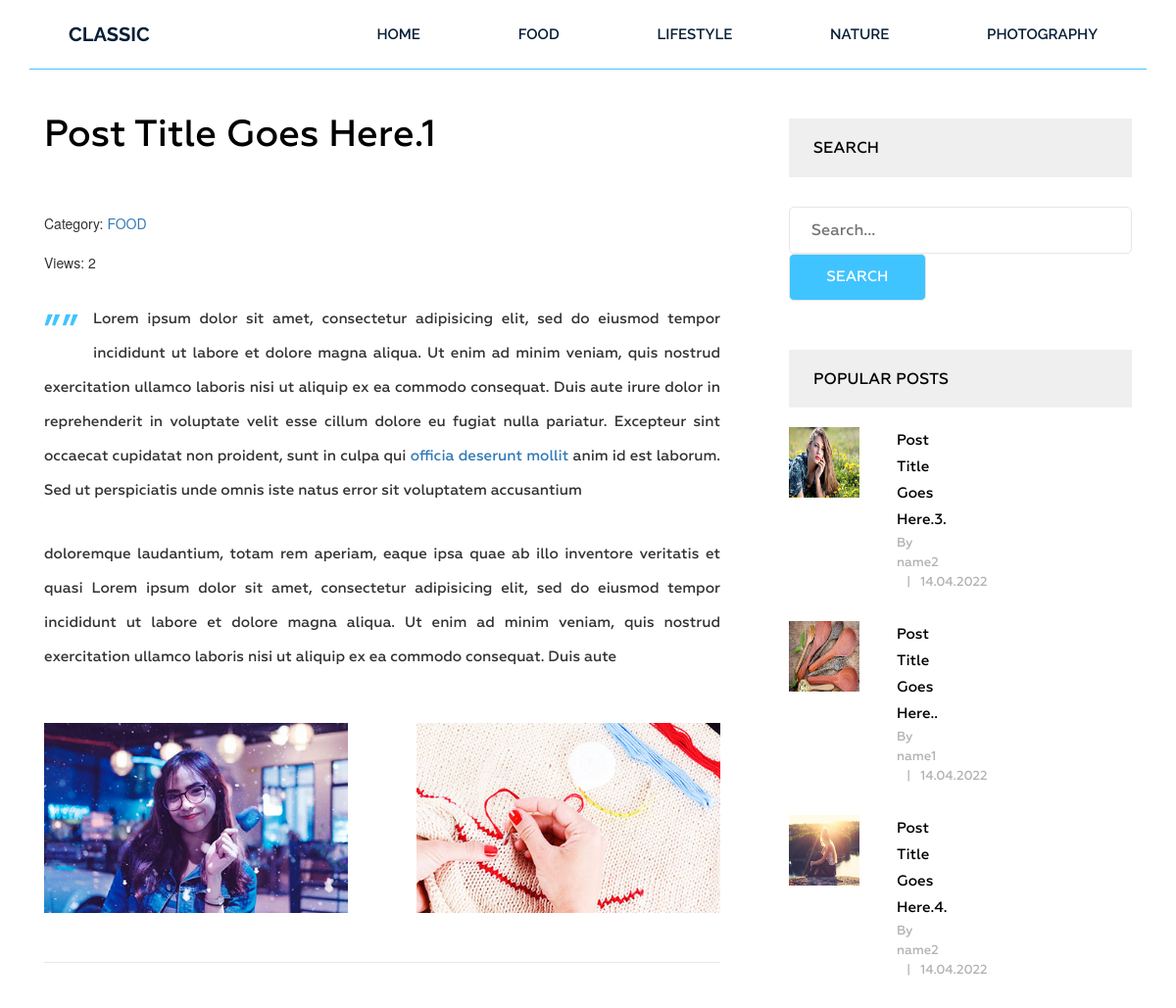
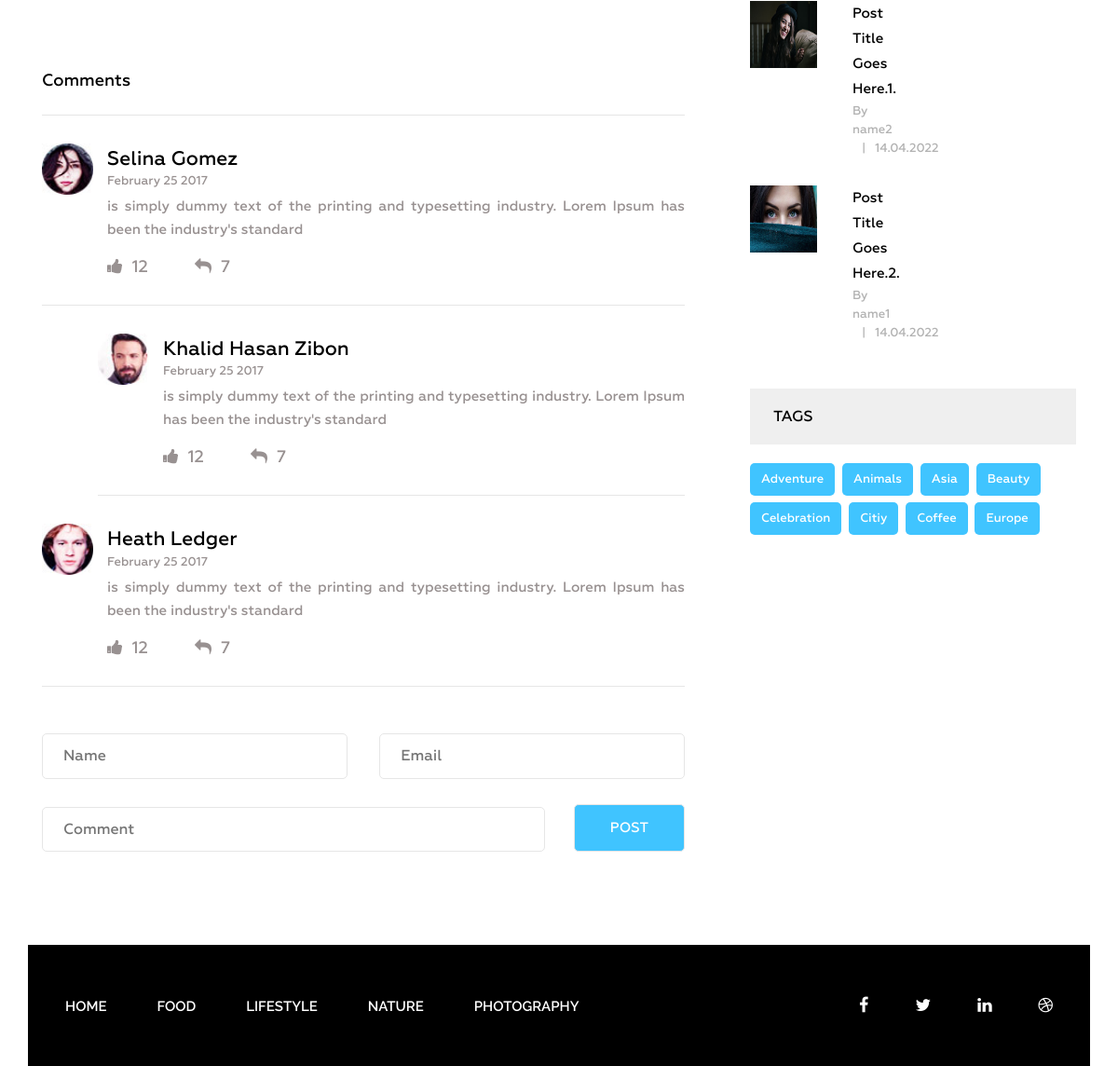
The page /post/post-title-goes-here1/ on the database its author committed (2 pictures, top to bottom).
### news/models.py (models this page shows, shortened)
class Category(models.Model):
    title = models.CharField(max_length=255)
    slug = models.SlugField(max_length=255, verbose_name='Url', unique=True)
    def __str__(self):
        return self.title
    def get_absolute_url(self):
        return reverse('category', kwargs={'slug': self.slug})
    class Meta:
        ordering = ['title']

class News(models.Model):
    title = models.CharField(max_length=255)
    slug = models.SlugField(max_length=255, verbose_name='Url', unique=True)
    author = models.CharField(max_length=150)
    content = models.TextField(blank=True)
    create_at = models.DateTimeField(auto_now_add=True)
    image = models.ImageField(upload_to='photo/%Y/%m/%d/')
    is_published = models.BooleanField(default=True)
    views = models.IntegerField(default=0, verbose_name='Количество просмотров')
    category = models.ForeignKey(Category, on_delete=models.PROTECT, related_name='posts')
    tags = models.ManyToManyField(Tag, blank=True, related_name='posts')
    def get_absolute_url(self):
        return reverse('post', kwargs={'slug': self.slug})
    class Meta:
        ordering = ['-create_at']

class Tag(models.Model):
    title = models.CharField(max_length=50)
    slug = models.SlugField(max_length=50, verbose_name='Url', unique=True)
    def get_absolute_url(self):
        return reverse('tags', kwargs={'slug': self.slug})
    class Meta:
        ordering = ['title']

### news/views.py (the view)
# urls.py: path('post/<str:slug>/', GetPost.as_view(), name='post'),
class GetPost(DetailView):
    model = News
    template_name = 'blog/single.html'
    context_object_name = 'post'
    def get_context_data(self, *, object_list=None, **kwargs):
        context = super().get_context_data(**kwargs)
        self.object.views = F('views') + 1
        self.object.save()
        self.object.refresh_from_db()
        return context

### news/templatetags/menu.py (called while the page is built)
@register.inclusion_tag('blog/menu_tp1.html')
def show_menu(menu_class='menu'):
    categories = Category.objects.all()
    return {'categories': categories, 'menu_class': menu_class}

### news/templatetags/sidebar.py (called while the page is built)
@register.inclusion_tag('blog/popular_posts.html')
def get_popular(cnt=3):
    posts = News.objects.order_by('-views')[:cnt]
    return {'posts': posts}

@register.inclusion_tag('blog/tags.html')
def get_tags():
    tags = Tag.objects.all()
    return {'tags': tags}

### templates/blog/single.html (shortened to what this page needs)
{% extends 'base.html' %}
{% load sidebar %}
{% block content %}
<section class="single-blog-area">
    <div class="container">
        <div class="row">
            <div class="col-md-12">
                <div class="border-top">
                    <div class="col-md-8">
                        <div class="blog-area">
                            <div class="blog-area-part">
                                <h2>{{post.title}}</h2>
                                <div class="single-content">
                                    <span>Category: <a href="{{post.category.get_absolute_url }}">{{post.category}}</a> </span>
                                    <br>
                                    <br>
                                    <span>Views: {{post.views}}</span>
                                </div>
                                <div class="for-style">
                                    <p><span class="drop_caps">{{post.content|safe}}</span></p>
                                </div>
                                <div class="row">
                                    <div class="col-md-6">
                                        <div class="image-one">
                                            <img src="img/blog-image1.jpg" alt="">
                                        </div>
                                    </div>
                                    <div class="col-md-6">
                                        <div class="image-two">
                                            <img src="img/blog-image2.jpg" alt="">
                                        </div>
                                    </div>
                                </div>
                            </div>
                            <div class="ads-area">
                                <p>Your Ad Banner Goes Here</p>
                            </div>
                            <div class="commententries">
                                <h3>Comments</h3>
                                <ul class="commentlist">
                                    <li>
                                        <article class="comment">
                                            <header class="comment-author">
                                                <img src="img/author-1.jpg" alt="">
                                            </header>
                                            <section class="comment-details">
                                                <div class="author-name">
                                                    <h5><a href="#">Selina Gomez</a></h5>
                                                    <p>February 25 2017</p>
                                                </div>
                                                <div class="comment-body">
                                                    <p>is simply dummy text of the printing and typesetting industry.
                                                        Lorem Ipsum has been the industry's standard </p>
                                                </div>
                                                <div class="reply">
                                                    <p><span><a href="#"><i class="fa fa-thumbs-up"
                                                                            aria-hidden="true"></i></a>12</span><span><a
                                                            href="#"><i class="fa fa-reply" aria-hidden="true"></i></a>7</span>
                                                    </p>
                                                </div>
                                            </section>
                                        </article>
                                        <ul class="children">
                                            <li>
                                                <article class="comment">
                                                    <header class="comment-author">
                                                        <img src="img/author-2.jpg" alt="">
                                                    </header>
                                                    <section class="comment-details">
                                                        <div class="author-name">
                                                            <h5><a href="#">Khalid Hasan Zibon</a></h5>
                                                            <p>February 25 2017</p>
                                                        </div>
                                                        <div class="comment-body">
                                                            <p>is simply dummy text of the printing and typesetting
                                                                industry. Lorem Ipsum has been the industry's
                                                                standard </p>
                                                        </div>
                                                        <div class="reply">
                                                            <p><span><a href="#"><i class="fa fa-thumbs-up"
                                                                                    aria-hidden="true"></i></a>12</span><span><a
                                                                    href="#"><i class="fa fa-reply"
                                                                                aria-hidden="true"></i></a>7</span></p>
                                                        </div>
                                                    </section>
                                                </article>
                                            </li>
                                        </ul>
                                    </li>
                                    <li>
                                        <article class="comment">
                                            <header class="comment-author">
                                                <img src="img/author-3.jpg" alt="">
                                            </header>
                                            <section class="comment-details">
                                                <div class="author-name">
                                                    <h5><a href="#">Heath Ledger</a></h5>
                                                    <p>February 25 2017</p>
                                                </div>
                                                <div class="comment-body">
                                                    <p>is simply dummy text of the printing and typesetting industry.
                                                        Lorem Ipsum has been the industry's standard </p>
                                                </div>
                                                <div class="reply">
                                                    <p><span><a href="#"><i class="fa fa-thumbs-up"
                                                                            aria-hidden="true"></i></a>12</span><span><a
                                                            href="#"><i class="fa fa-reply" aria-hidden="true"></i></a>7</span>
                                                    </p>
                                                </div>
                                            </section>
                                        </article>
                                    </li>
                                </ul>
                            </div>
                            <form action="#" method="get">
                                <div class="name">
                                    <input type="text" name="" id="" placeholder="Name" class="name">
                                </div>
                                <div class="email">
                                    <input type="email" name="" id="" placeholder="Email" class="email">
                                </div>
                                <div class="comment">
                                    <input type="text" name="" id="" placeholder="Comment" class="comment">
                                </div>
                                <div class="post">
                                    <input type="submit" value="Post">
                                </div>
                            </form>
                        </div>
                    </div>
                    <div class="col-md-4">
                           <div class="newsletter">
                            <h2 class="sidebar-title">Search</h2>
                            <form action="{% url 'search' %}" method="get">
                                <input type="text" name="s"  placeholder="Search...">
                                <input type="submit" value="Search">
                            </form>
                        </div>
                        {% get_popular 5 %}
                        {% get_tags %}
                    </div>
                </div>
            </div>
        </div>
    </div>
</section>
{% endblock content %}

### templates/base.html (shortened to what this page needs)
<!DOCTYPE html>
{% load static %}
{% load cache %}
<html lang="en">
<head>
    <link rel="stylesheet" href="{% static 'css/bootstrap.css' %}">
    <link rel="stylesheet" href="{% static 'css/font-awesome.min.css' %}">
    <link rel="stylesheet" href="{% static 'css/owl.carousel.min.css' %}">
    <link rel="stylesheet" href="{% static 'css/owl.theme.default.min.css' %}">
    <link rel="stylesheet" href="{% static 'style.css' %}">
    <link rel="stylesheet" href="{% static 'responsive.css' %}">
</head>
<body>
<div class="wrapper">
    {% cache 20 header %}
    {% include 'include/header.html' %}
    {% endcache %}
    {% block content %}
    {% endblock content %}
    {% cache 20 footer %}
    {% include 'include/footer.html' %}
    {% endcache %}
</div>
</body>
</html>

### templates/include/header.html
{% load menu %}
<header class="header">
    <div class="container">
        <div class="row">
            <div class="col-md-2">
                <div class="logo">
                    <h2><a href="{%url 'home' %}">Classic</a></h2>
                </div>
            </div>
            <div class="col-md-10">
                {% show_menu %}
            </div>
        </div>
    </div>
</header>

### templates/blog/menu_tp1.html
<div class="{{menu_class}}">
    <ul>
        <li><a href="{% url 'home' %}">Home</a></li>
        {% for category in categories %}
        <li><a href="{{category.get_absolute_url}}">{{category.title}}</a></li>
        {% endfor %}
    </ul>
</div>

### templates/blog/popular_posts.html
<h2 class="sidebar-title">Popular Posts</h2>
<div class="grid">
    {% for post in posts %}
    <div class="portfolio-item popular">
        {% if post.image %}
        <img src="{{post.image.url}}" alt="{{post.title}}">
        {% else %}
        <img src="http://picsum.photos/id/1060/300/201/?blur=2" alt="{{post.title}}">
        {% endif %}
        <div class="portfolio-text">
            <h5><a href="{{post.get_absolute_url }}">{{post.title}}.</a></h5>
            <p>By {{post.author}} <span>|</span>{{post.create_at|date:"d.m.Y"}}</p>
        </div>
    </div>
    {% endfor %}
</div>

### templates/blog/tags.html
<div class="tags">
    <h2 class="sidebar-title">Tags</h2>
    {% for tag in tags %}
    <p><a href="{{tag.get_absolute_url}}">{{tag.title}}</a></p>
    {% endfor %}
</div>

### templates/include/footer.html (shortened to what this page needs)
{% load menu %}
<footer class="footer">
    <div class="container">
        <div class="row">
            <div class="col-md-12">
                <div class="footer-bg">
                    <div class="row">
                        <div class="col-md-9">
                            {% show_menu 'footer-menu'%}
                        </div>
                        <div class="col-md-3">
                            <div class="footer-icon">
                                <p><a href="#"><i class="fa fa-facebook" aria-hidden="true"></i></a><a href="#"><i
                                        class="fa fa-twitter" aria-hidden="true"></i></a><a href="#"><i
                                        class="fa fa-linkedin" aria-hidden="true"></i></a><a href="#"><i
                                        class="fa fa-dribbble" aria-hidden="true"></i></a></p>
                            </div>
                        </div>
                    </div>
                </div>
            </div>
        </div>
    </div>
</footer>

### rows shown on the page
Category: title "FOOD"
Category: title "LIFESTYLE"
Category: title "NATURE"
Category: title "PHOTOGRAPHY"
News: title "Post Title Goes Here.1", category "FOOD", views "2", content "Lorem ipsum dolor sit amet, consectetur adipisicing elit, sed do eiusmod tempor incididunt ut labore et dolore magna aliqua. Ut enim ad minim veniam, quis nostrud exercitation ullamco laboris nisi ut aliquip ex ea commodo consequat. Duis aute irure dolor in reprehenderit in voluptate velit esse cillum dolore eu fugiat nulla pariatur. Excepteur sint occaecat cupidatat non proident, sunt in culpa qui officia deserunt mollit anim id est laborum. Sed ut perspiciatis unde omnis iste natus error sit voluptatem accusantium doloremque laudantium, totam rem aperiam, eaque ipsa quae ab illo inventore veritatis et quasi Lorem ipsum dolor sit amet, consectetur adipisicing elit, sed do eiusmod tempor…", image (picture), author "name2", create_at "14.04.2022"
News: image (picture), title "Post Title Goes Here.3", author "name2", create_at "14.04.2022"
News: image (picture), title "Post Title Goes Here.", author "name1", create_at "14.04.2022"
News: image (picture), title "Post Title Goes Here.4", author "name2", create_at "14.04.2022"
News: image (picture), title "Post Title Goes Here.2", author "name1", create_at "14.04.2022"
Tag: title "Adventure"
Tag: title "Animals"
Tag: title "Asia"
Tag: title "Beauty"
Tag: title "Celebration"
Tag: title "Citiy"
Tag: title "Coffee"
Tag: title "Europe"
